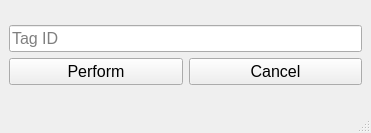
<?xml version="1.0" encoding="UTF-8"?>
<ui version="4.0">
 <class>deleteWindow</class>
 <widget class="QMainWindow" name="deleteWindow">
  <property name="geometry">
   <rect>
    <x>0</x>
    <y>0</y>
    <width>371</width>
    <height>133</height>
   </rect>
  </property>
  <property name="windowTitle">
   <string>Perform window</string>
  </property>
  <widget class="QWidget" name="centralwidget">
   <layout class="QGridLayout" name="gridLayout_2">
    <item row="0" column="0">
     <layout class="QGridLayout" name="gridLayout">
      <item row="0" column="0" colspan="2">
       <widget class="QLineEdit" name="lineEdit">
        <property name="font">
         <font>
          <pointsize>12</pointsize>
         </font>
        </property>
        <property name="inputMask">
         <string/>
        </property>
        <property name="text">
         <string/>
        </property>
        <property name="placeholderText">
         <string>Tag ID </string>
        </property>
       </widget>
      </item>
      <item row="1" column="0">
       <widget class="QPushButton" name="pushButton">
        <property name="font">
         <font>
          <pointsize>12</pointsize>
         </font>
        </property>
        <property name="text">
         <string>Perform</string>
        </property>
        <property name="shortcut">
         <string>Return</string>
        </property>
        <property name="checkable">
         <bool>false</bool>
        </property>
       </widget>
      </item>
      <item row="1" column="1">
       <widget class="QPushButton" name="pushButton_2">
        <property name="font">
         <font>
          <pointsize>12</pointsize>
         </font>
        </property>
        <property name="text">
         <string>Cancel</string>
        </property>
       </widget>
      </item>
     </layout>
    </item>
   </layout>
  </widget>
  <widget class="QStatusBar" name="statusbar"/>
 </widget>
 <resources/>
 <connections/>
</ui>
